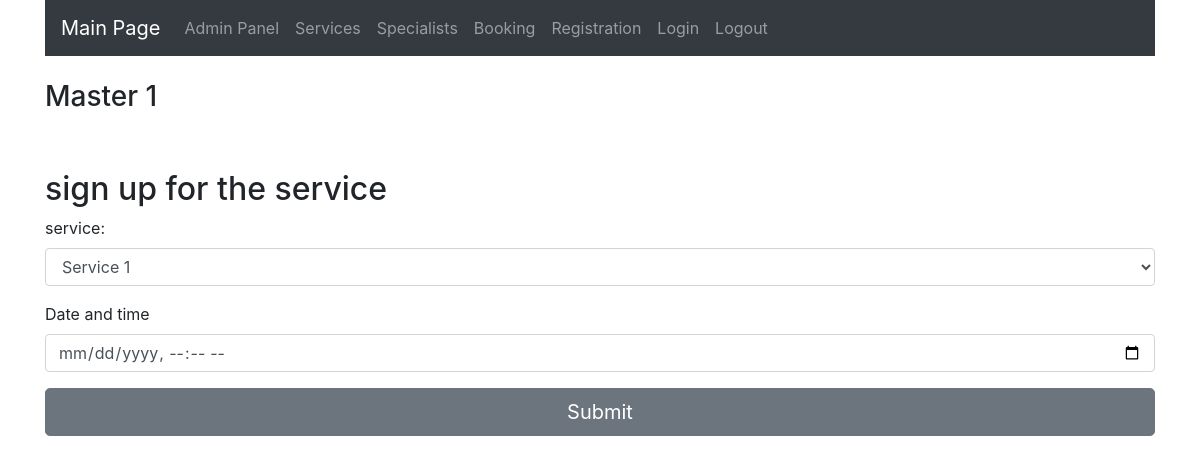
The page /specialists/1/ (signed in) on the database as committed earlier.
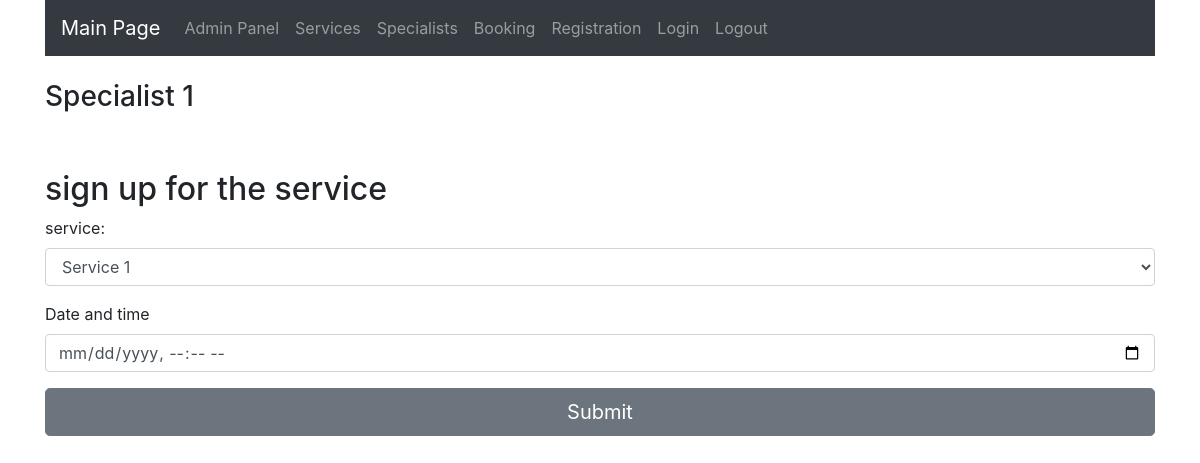
The same page on the database as committed later.
### services/models.py (models this page shows, shortened)
class Specialist(models.Model):
    RANK_CHOICES = (
        (1, 'Rank 1'),
        (2, 'Rank 2'),
    )
    STATUS_CHOICES = (
        (1, 'Status 1'),
        (2, 'Status 2'),
        (3, 'Status 3'),
        (4, 'Status 4'),
    )
    name = models.CharField(max_length=100)
    rank = models.IntegerField(default=0, choices=RANK_CHOICES)
    phone = models.IntegerField()
    status = models.IntegerField(default=0, choices=STATUS_CHOICES)
    services = models.ManyToManyField(Service)

### services/views.py (the view)
# urls.py: path('specialists/<int:specialist_id>/', views.specialist_single),
@login_required(login_url='login')
def specialist_single(request, specialist_id):
    work_schedules = WorkScheduleModel.objects.filter(date__gte=datetime.date.today(),
                                                      date__lte=datetime.date.today() + datetime.timedelta(
                                                          days=7)).all()
    specialist = SpecialistModel.objects.get(id=specialist_id)
    services = ServiceModel.objects.filter(specialist__id=specialist_id)
    return render(request, 'specialist.html', {'specialist': specialist, 'services': services})

### services/templates/specialist.html (shortened to what this page needs)
{% extends 'base.html' %}
{% block content %}
<h3>{{ specialist.name }}</h3>
<br><br>
<h2>sign up for the service</h2>
<form method="POST" action="{% url 'booking' %}" id="booking">
    <div class="form-group">
        <label for="service">service: </label>
        <select class="form-control" name="service" id="service">
            {% for service in services %}
            <option value="{{ service.id }}">{{ service.name }}</option>
            {% endfor %}
        </select>
    </div>
    <div class="form-group">
        <label for="date-time">Date and time</label>
        <input type="datetime-local" class="form-control" name="date_time" id="date-time" required>
    </div>
</form>
<button type="submit" class="btn btn-secondary btn-lg btn-block" form="booking">Submit</button>
{% endblock %}

Rows that differ between the two databases and show on the page:
changed Specialist: name "Master 1" → "Specialist 1"
